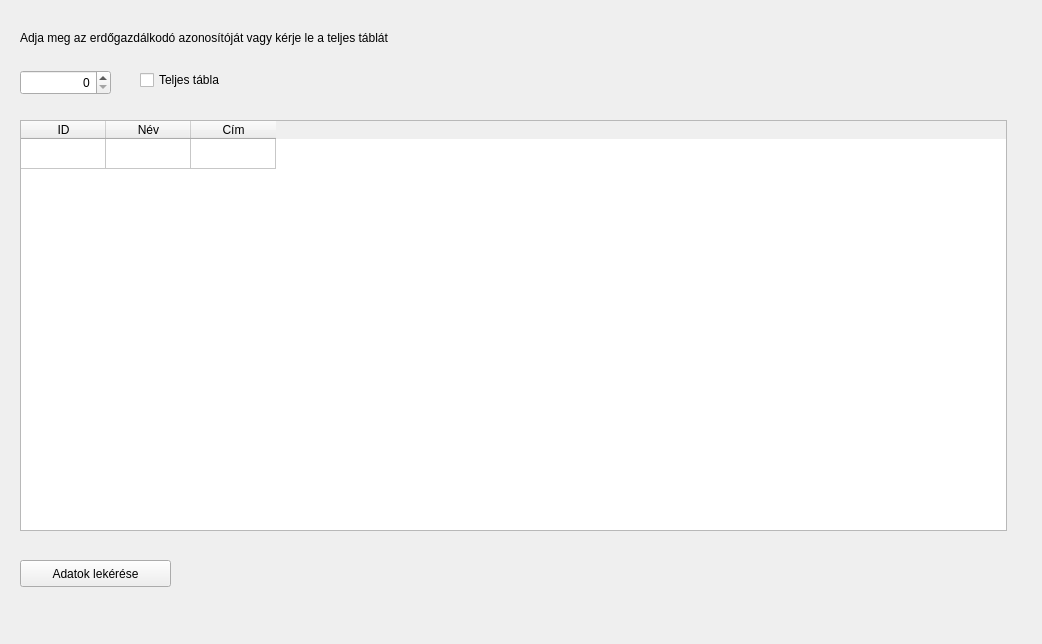
<?xml version="1.0" encoding="UTF-8"?>
<ui version="4.0">
 <class>Widget</class>
 <widget class="QWidget" name="Widget">
  <property name="geometry">
   <rect>
    <x>0</x>
    <y>0</y>
    <width>1042</width>
    <height>644</height>
   </rect>
  </property>
  <property name="windowTitle">
   <string>Adatok lekérdezése</string>
  </property>
  <widget class="QStackedWidget" name="centralstackedWidget">
   <property name="geometry">
    <rect>
     <x>0</x>
     <y>0</y>
     <width>1031</width>
     <height>617</height>
    </rect>
   </property>
   <widget class="QWidget" name="centralstackedWidgetPage1">
    <widget class="QPushButton" name="pushButton">
     <property name="geometry">
      <rect>
       <x>20</x>
       <y>560</y>
       <width>151</width>
       <height>27</height>
      </rect>
     </property>
     <property name="text">
      <string>Adatok lekérése</string>
     </property>
    </widget>
    <widget class="QSpinBox" name="spinBox">
     <property name="geometry">
      <rect>
       <x>20</x>
       <y>70</y>
       <width>91</width>
       <height>25</height>
      </rect>
     </property>
     <property name="layoutDirection">
      <enum>Qt::LeftToRight</enum>
     </property>
     <property name="alignment">
      <set>Qt::AlignRight|Qt::AlignTrailing|Qt::AlignVCenter</set>
     </property>
    </widget>
    <widget class="QLabel" name="label">
     <property name="geometry">
      <rect>
       <x>20</x>
       <y>30</y>
       <width>521</width>
       <height>16</height>
      </rect>
     </property>
     <property name="text">
      <string>Adja meg az erdőgazdálkodó azonosítóját vagy kérje le a teljes táblát</string>
     </property>
    </widget>
    <widget class="QTableWidget" name="tableWidget">
     <property name="geometry">
      <rect>
       <x>20</x>
       <y>120</y>
       <width>987</width>
       <height>411</height>
      </rect>
     </property>
     <property name="rowCount">
      <number>1</number>
     </property>
     <property name="columnCount">
      <number>3</number>
     </property>
     <attribute name="horizontalHeaderCascadingSectionResizes">
      <bool>true</bool>
     </attribute>
     <attribute name="horizontalHeaderDefaultSectionSize">
      <number>85</number>
     </attribute>
     <attribute name="horizontalHeaderShowSortIndicator" stdset="0">
      <bool>true</bool>
     </attribute>
     <attribute name="horizontalHeaderStretchLastSection">
      <bool>false</bool>
     </attribute>
     <attribute name="verticalHeaderVisible">
      <bool>false</bool>
     </attribute>
     <row/>
     <column>
      <property name="text">
       <string>ID</string>
      </property>
      <property name="background">
       <color>
        <red>255</red>
        <green>255</green>
        <blue>255</blue>
       </color>
      </property>
     </column>
     <column>
      <property name="text">
       <string>Név</string>
      </property>
     </column>
     <column>
      <property name="text">
       <string>Cím</string>
      </property>
     </column>
     <item row="0" column="0">
      <property name="text">
       <string/>
      </property>
      <property name="flags">
       <set>ItemIsSelectable|ItemIsEditable|ItemIsDragEnabled|ItemIsUserCheckable|ItemIsEnabled</set>
      </property>
     </item>
    </widget>
    <widget class="QCheckBox" name="checkBox">
     <property name="geometry">
      <rect>
       <x>140</x>
       <y>70</y>
       <width>131</width>
       <height>20</height>
      </rect>
     </property>
     <property name="text">
      <string>Teljes tábla</string>
     </property>
    </widget>
   </widget>
  </widget>
 </widget>
 <resources/>
 <connections/>
</ui>
